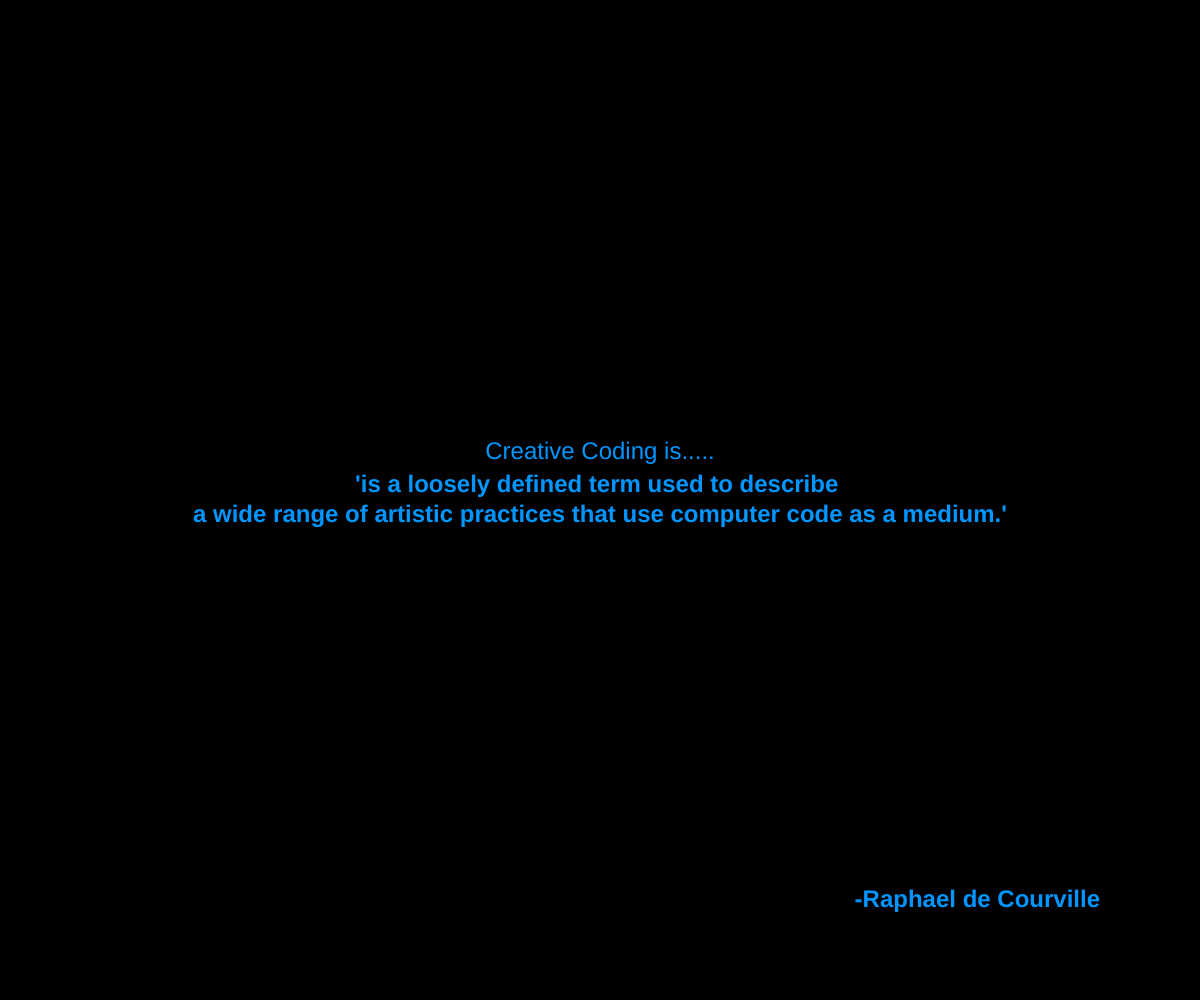
Frame 1 (no input)
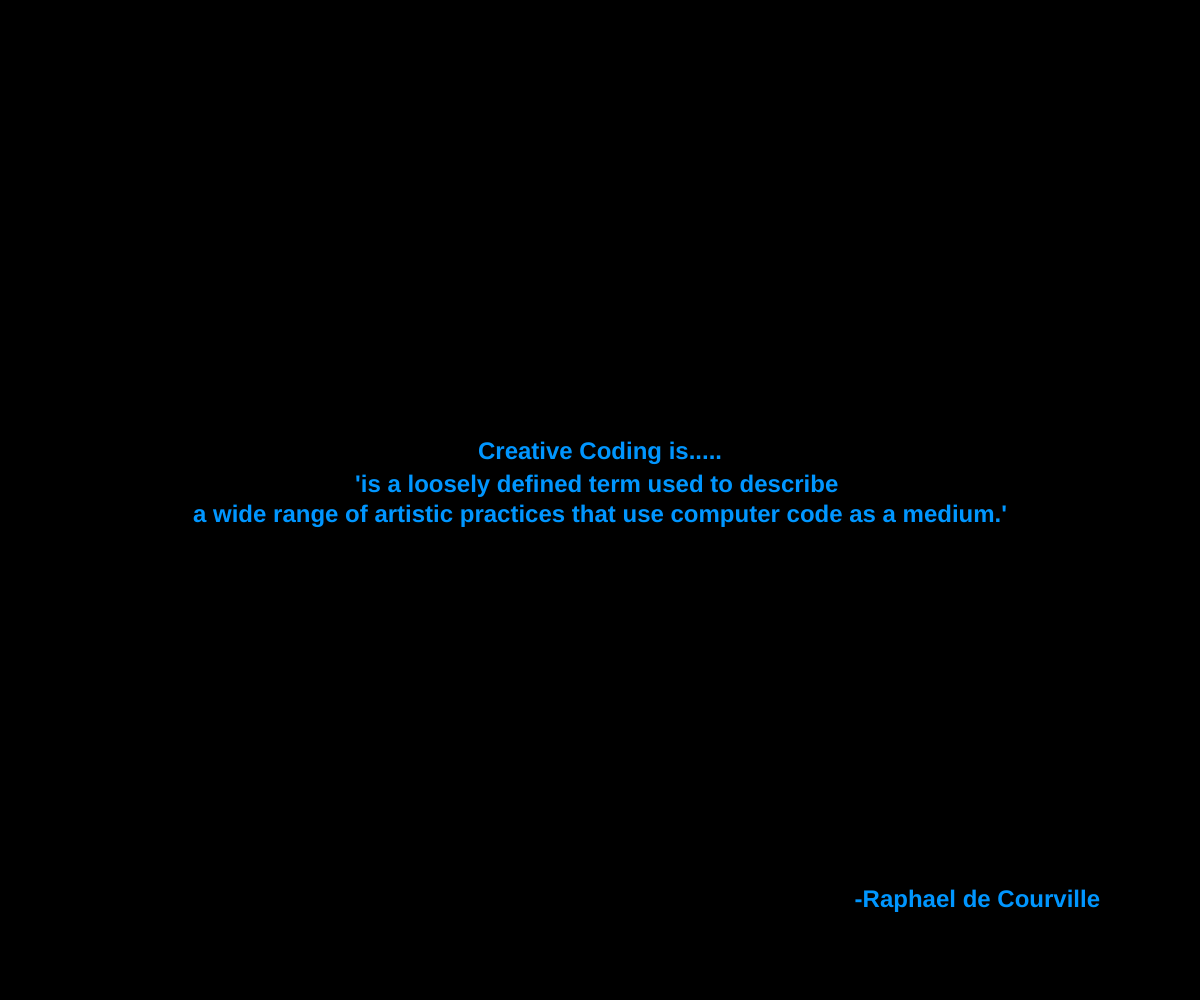
Frame 60 (no input)
Frame 120 (the mouse pressed at the canvas centre since frame 60): identical to frame 60, image omitted

The p5.js sketch that drew these frames (run headless with seeded random() and noise() and a simulated clock; from frame 60 on, the mouse is pressed at the canvas centre):

// p5.js sketch
// ── sketch.js
// change the quotes in this array. Be mindful of the quotation marks!
// this is the only part of the file you need to edit!

const quotes = [
  { text: "is a process, based on exploration, iteration, reflection and discovery, \nwhere code is used as the primary medium to create a wide range of media artifacts.", source: "Tim Rodenbröker" },
  { text: "is the practice of making art with code.", source: "Andrew Bryant" },
  { text: "is a new interdisciplinary art form that bridges the gap between technologists and artists.", source: "Ahmad Moussa" },
  { text: "is a loosely defined term used to describe \na wide range of artistic practices that use computer code as a medium.", source: "Raphael de Courville" },
  { text: "is basically using code for artistic expression instead of it being simply functional.", source: "Tinna Lyngholm Thomsen" },
  { text: "the intersection of programming, design, and art", source: "Scott" },
  { text: "a chance for code to be wrong", source: "Sara" },
  { text: "surprise, exploration, and aesthetic exploration", source: "Sally" },
  { text: "process over results", source: "Sam" },
  { text: "form over function", source: "Sean" },
  { text: "iterative and experimental", source: "Scooby" },
  { text: "a community of practice", source: "Seth" },
  { text: "an opportunity to stick it to the man", source: "Shifty-eyed Susan" }
];
// no need to edit anything below this line! 
// if you have made an error, you can check your history to see what might have gone wrong

// a variable that holds the current quote
let current = [];

function setup() {
  createCanvas(windowWidth, windowHeight);
  // Seed with millis() so each page load gives a different quote.
  randomSeed(millis());
  textSize(24);
  fill(0, 150, 255);
  // calls the function to pick a quote
  pickQuote();
}

function pickQuote() {
  // take a random number and use that to identify what quote to use
  current = quotes[floor(random(quotes.length))];
}

function draw() {
  background(0); // set the background color
  drawQuote();  // draw the quote on screen
}

function drawQuote() {   // draw text
  textAlign(CENTER, CENTER);
  text("Creative Coding is.....", width / 2, height / 2 - 48);
  textStyle(BOLD);
  text("'" + current.text + "'", width / 2, height / 2);
  textAlign(RIGHT, CENTER);
  text("-" + current.source, width - 100, height - 100);

}

function windowResized() {
  resizeCanvas(windowWidth, windowHeight);
}

function newQuote() {
  pickQuote();
  redraw();
}

function mousePressed() {
  newQuote();
}
// ── readme.html
<!DOCTYPE html>
<html lang="en">
<head>
  <meta charset="UTF-8">
  <meta name="viewport" content="width=device-width, initial-scale=1.0">
  <title>"Creative Coding Is..."</title> <!--Title is here-->
  <!--Add style to your code Read W3Schools CSS Intro for more: https://www.w3schools.com/css/css_intro.asp -->
  <style>
    body {
      font-family:'Trebuchet MS', sans-serif;
      margin: 2em;
      color: #4e74b1;
      background-color: #e8e8e8;
    }
  </style>
</head>
<body>
    <h1>"Creative Coding Is..."</h1>
    <p>To me, creative coding is basically playing around with code and art, and not worrying too much about making things purely functional. 
      It's using code as an art form. Instead of chasing a strict right answer, it's about focusing way more on the process itself, embracing unexpected surprises, and just exploring. 
      It’s all about the process of combining code and art.</p>

   <h2>Resources</h2>
   <ul>
    <li><a href="https://trcc.timrodenbroeker.de/faq/what-is-creative-coding/" target="_blank">Reference from trcc</a></li>
    <li><a href="https://www.artsyshark.com/2021/05/26/what-is-creative-coding/" target="_blank">From blogger Andrew Bryant</a></li>
    <li><a href="https://www.gorillasun.de/blog/creative-coding-the-new-era/" target="_blank">From blogger Ahmad Moussa</a></li>
    <li><a href="https://hackmd.io/@creativecodeberlin/ryljdLxy_" target="_blank">From Raphael de Courville</a></li>
    <li><a href="https://www.linkedin.com/pulse/10-concept-creative-coding-art-science-technology-lyngholm-thomsen-rxuaf/" target="_blank">From Founder's newletter: Tinna Lyngholm Thomsen</a></li>
   </ul>
</body>
</html>
